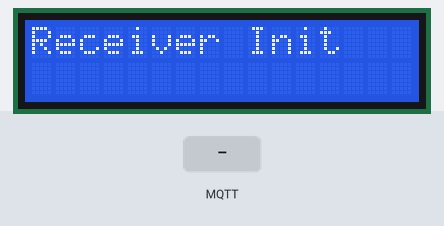
The sketch below on a simulated ESP32. Parts: 16×2 character LCD. The inputs (shaded band) are chosen by the test bench. WiFi joins after 1.5 s; servers stay silent unless stated; random numbers use the default seed unless the sketch sets one; no MQTT or app messages arrive unless stated; what the sketch prints to the serial monitor is not drawn.

Above: at 2.7 s.
2.8 s: MQTT message "wsn/air-quality/air" arrives on the first subscribed topic
At 3.5 s:
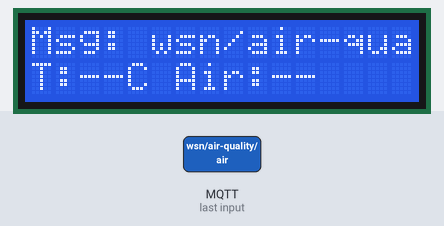
4.3 s: MQTT message "1" arrives on the first subscribed topic
At 5.2 s:
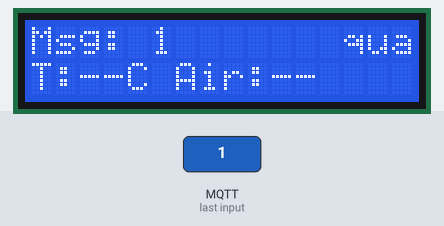
5.8 s: MQTT message "on" arrives on the first subscribed topic
At 6.4 s:
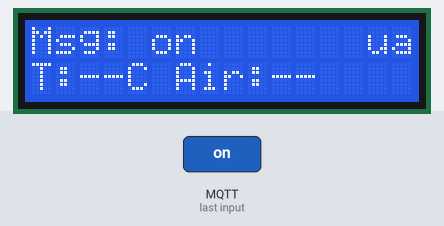
7.3 s: MQTT message "off" arrives on the first subscribed topic
At 8.5 s:
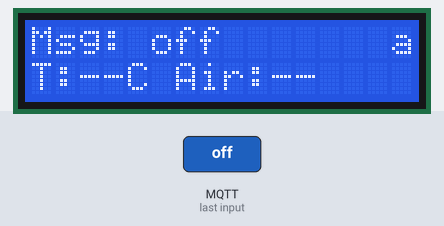
8.8 s: MQTT message "wsn/air-quality/air" arrives on the second subscribed topic
At 9.9 s:
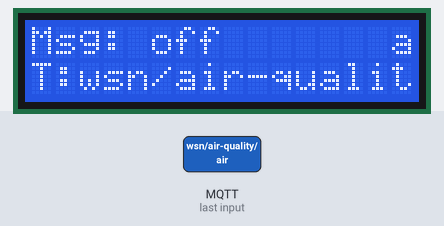
10.3 s: MQTT message "1" arrives on the second subscribed topic
At 11.7 s:
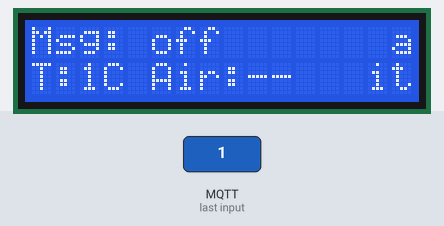
Timing chart, 0 to 12.8 s (numbered marks = the images above; inputs shaded):
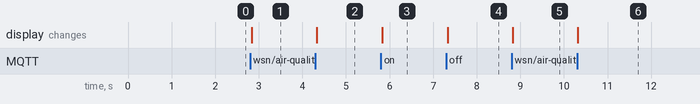

Measured:
- after the input at 2.8 s, the display: changes at once (image 1)
- after the input at 4.3 s, the display: changes at once (image 2)
- after the input at 5.8 s, the display: changes at once (image 3)
- after the input at 7.3 s, the display: changes at once (image 4)
- after the input at 8.8 s, the display: changes at once (image 5)
- after the input at 10.3 s, the display: changes at once (image 6)

The sketch:

Receiver_working.ino
```cpp
#include <WiFi.h>
#include <PubSubClient.h>
#include <Wire.h>
#include <LiquidCrystal_I2C.h>

// ---------------- LCD Setup ----------------
LiquidCrystal_I2C lcd(0x27,16,2);

// ---------------- Wi-Fi & MQTT ----------------
const char* ssid = "Dora";
const char* password = "dora@2003";
const char* mqtt_server = "broker.hivemq.com";
const int mqtt_port = 1883;

WiFiClient espClient;
PubSubClient client(espClient);

// ---------------- Wi-Fi Connect ----------------
void connectWiFi(){
  WiFi.begin(ssid,password);
  Serial.print("Connecting to WiFi");
  while(WiFi.status() != WL_CONNECTED){
    delay(500); Serial.print(".");
  }
  Serial.println("\nWiFi connected! IP: " + WiFi.localIP().toString());
}

// ---------------- MQTT Callback ----------------
String lastTemperature = "--";
String lastAirQuality = "--";

void callback(char* topic, byte* payload, unsigned int length){
  String msg = "";
  for(unsigned int i=0;i<length;i++) msg += (char)payload[i];

  if(String(topic)=="wsn/air-quality/message"){
    lcd.setCursor(0,0);
    lcd.print("Msg: " + msg + "       "); // clear remaining
  }
  else if(String(topic)=="wsn/air-quality/temperature"){
    lastTemperature = msg;
  }
  else if(String(topic)=="wsn/air-quality/air"){
    lastAirQuality = msg;
  }

  // Always update row 1 with temp + air
  lcd.setCursor(0,1);
  lcd.print("T:" + lastTemperature + "C Air:" + lastAirQuality + "   ");

  Serial.print("Topic: "); Serial.print(topic);
  Serial.print(" | Message: "); Serial.println(msg);
}

// ---------------- MQTT Reconnect ----------------
void reconnectMQTT(){
  while(!client.connected()){
    Serial.print("Connecting to MQTT...");
    String clientId = "ESP32Receiver-" + String(random(0xffff),HEX);
    if(client.connect(clientId.c_str())){
      Serial.println("connected");
      client.subscribe("wsn/air-quality/message");
      client.subscribe("wsn/air-quality/temperature");
      client.subscribe("wsn/air-quality/air");
    } else {
      Serial.print("failed, rc=");
      Serial.print(client.state());
      Serial.println(" retry 5s");
      delay(5000);
    }
  }
}

// ---------------- Setup ----------------
void setup(){
  Serial.begin(115200);

  lcd.init();
  lcd.backlight();
  lcd.setCursor(0,0); lcd.print("Receiver Init");

  connectWiFi();
  client.setServer(mqtt_server,mqtt_port);
  client.setCallback(callback);
}

// ---------------- Loop ----------------
void loop(){
  if(!client.connected()) reconnectMQTT();
  client.loop();
}
```
